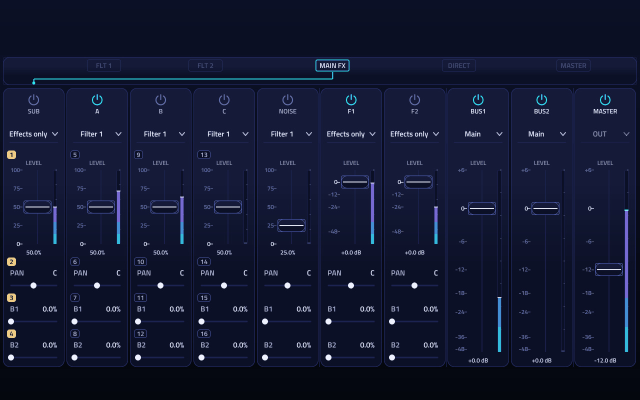
#> input picture docs/screens/mixer_old.jpg, 1280 x 800 px (shown at 1/2 size); its folder holds 5 pictures in this run
$ python render-mixer-fx-backgrounds.py
#> lines starting #> are read from the running program, lines starting #| are printed output that depends on the picture
"""Rebuild Mixer furniture while its historical reference is still retained."""
from pathlib import Path

from PIL import Image

ROOT = Path(__file__).resolve().parent.parent
ASSETS = ROOT / "scripts/mpc-skin-extras/overlay-backgrounds"


def render(view, reference, left, top, height, sample_x):
#> called with view = 'mixer', reference = 'mixer_old.jpg', left = 6, top = 114, height = 56, sample_x = 24
    image = Image.open(ROOT / "docs/screens" / reference).convert("RGB")
#> image is the input picture: PIL image 1280x800 RGB; mean R, G, B 18.1, 23.5, 48.2
    width = image.width
#> width = 1280
    page = image.crop((0, 110, 1, 738)).resize((width, 628), Image.Resampling.NEAREST)
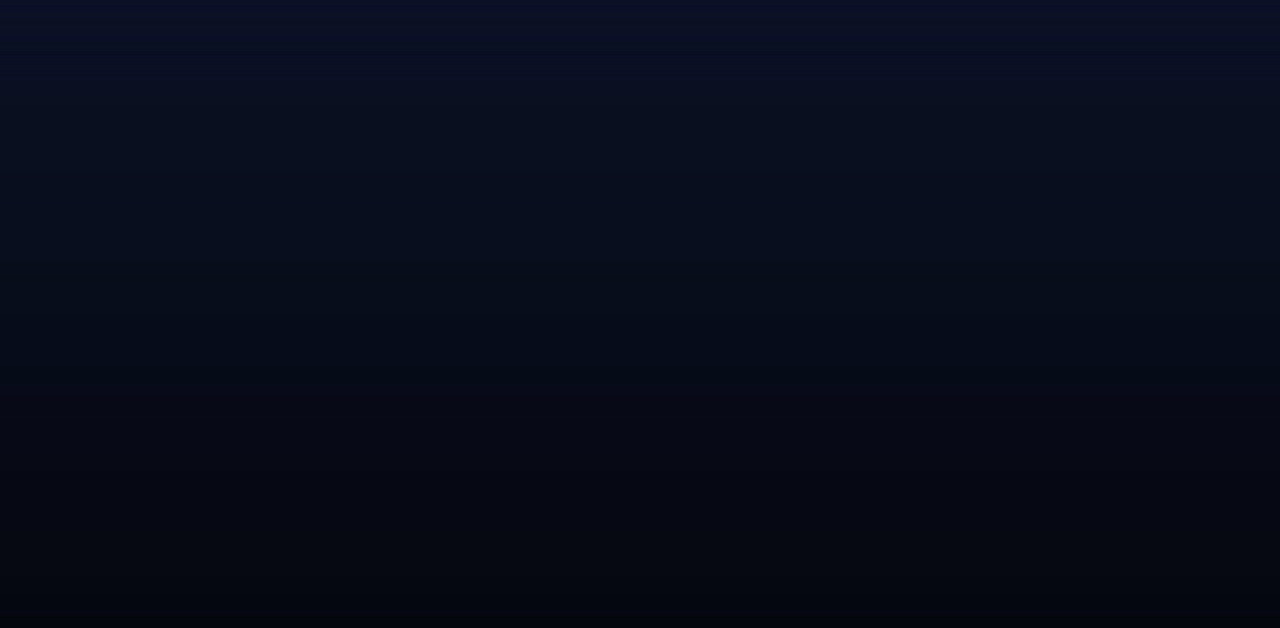
#> page: PIL image 1280x628 RGB; mean R, G, B 7.4, 11.8, 26.2
    right = width - left
#> right = 1274
    # Copy the frame corners from the top/bottom, and the bare outer edge on
    # each side. Children start four pixels inside the FX chain bar.
    for y in range(top, top + height):
        edge = 3 if top + 4 <= y < top + height - 4 else 10
        row = image.crop((sample_x, y, sample_x + 1, y + 1)).resize((right - left, 1))
        row.paste(image.crop((left, y, left + edge, y + 1)), (0, 0))
        row.paste(image.crop((right - edge, y, right, y + 1)), (right - left - edge, 0))
        page.paste(row, (left, y - 110))
    page.save(ASSETS / f"overlay_bg_{view}.png")


if __name__ == "__main__":
    render("mixer", "mixer_old.jpg", 6, 114, 56, 24)
